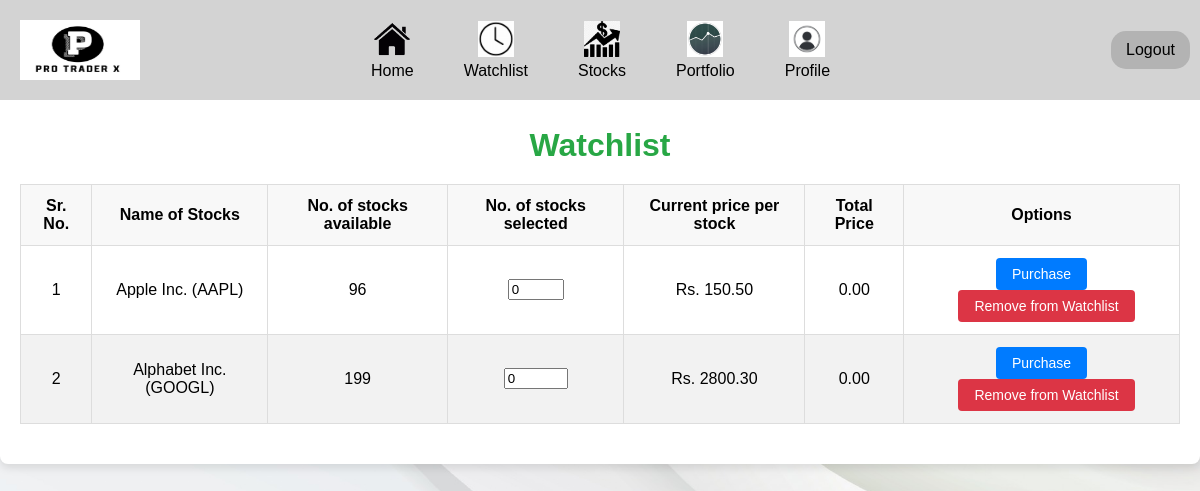
Before: /watchlist/ (signed in) with the older database file.
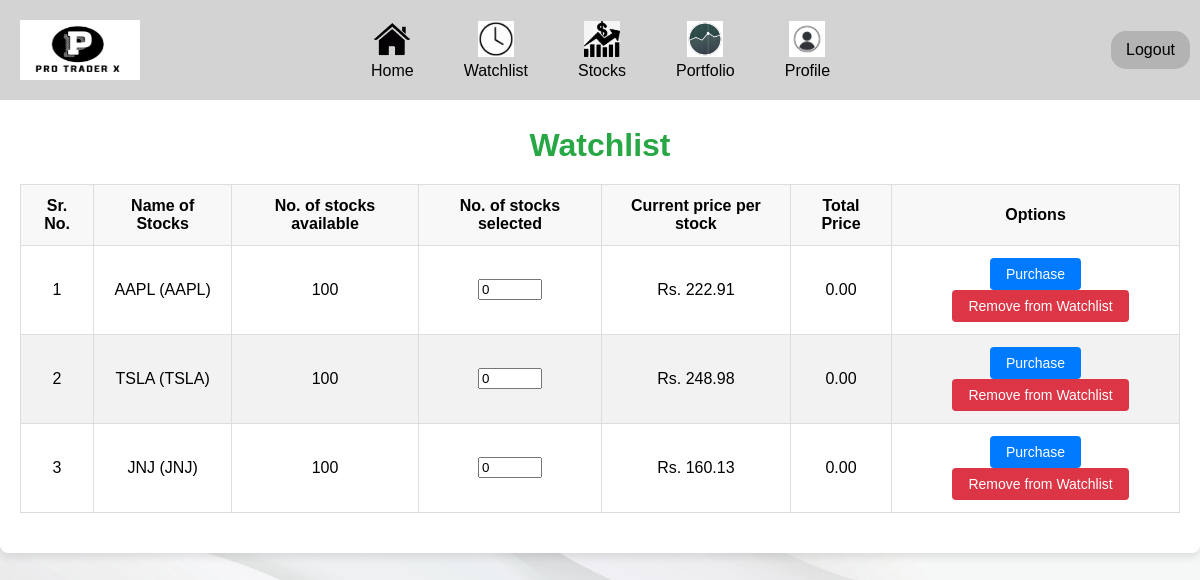
After: the same page with the newer database file.
### stock/models.py (models this page shows, shortened)
class Watchlist(models.Model):
    user = models.ForeignKey(User, on_delete=models.CASCADE, default=None)
    stock = models.ForeignKey(Stock, on_delete=models.CASCADE, default=None)
    added_at = models.DateTimeField(default=timezone.now)
    class Meta:
        unique_together = ('user', 'stock')

class Stock(models.Model):
    symbol = models.CharField(max_length=10, unique=True, default='SYMBL')
    name = models.CharField(max_length=100, default='Default Stock')
    market = models.CharField(max_length=50, default='Unknown Market')
    quantity = models.PositiveIntegerField(default=0)
    current_price = models.DecimalField(max_digits=10, decimal_places=2, default=0.00)
    open_price = models.DecimalField(max_digits=10, decimal_places=2, default=0.00)
    high_price = models.DecimalField(max_digits=10, decimal_places=2, default=0.00)
    low_price = models.DecimalField(max_digits=10, decimal_places=2, default=0.00)
    previous_close = models.DecimalField(max_digits=10, decimal_places=2, default=0.00)
    timestamp = models.DateTimeField(auto_now=True)

### stock/views.py (the view)
# urls.py: path('watchlist/', views.watchlist, name='watchlist'),
@login_required(login_url='/login/')
def watchlist(request):
    user = request.user
    watchlist_items = Watchlist.objects.filter(user=user).select_related('stock')
    return render(request, 'stock/watchlist.html', {'watchlist_items': watchlist_items})

### templates/stock/watchlist.html (shortened to what this page needs)
{% extends './navbar.html' %}
{% load static %}
{% block body %}
<!DOCTYPE html>
<html lang="en">
<head>
    <link rel="stylesheet" href="{% static 'stock/css/watchlist.css' %}" type="text/css" media="screen" >
    <link rel="stylesheet" href="{% static 'stock/css/navbar.css' %}" type="text/css" media="screen" >
</head>
<body style="background-image: url('{% static 'stock/images/bg.jpg' %}');">
    <section class="container">
        <h2 class="heading">Watchlist</h2>
        <table class="stocks-table">
            <thead>
                <tr>
                    <th>Sr. No.</th>
                    <th>Name of Stocks</th>
                    <th>No. of stocks available</th>
                    <th>No. of stocks selected</th>
                    <th>Current price per stock</th>
                    <th>Total Price</th>
                    <th>Options</th>
                </tr>
            </thead>
            <tbody>
                {% for item in watchlist_items %}
                <tr>
                    <td>{{ forloop.counter }}</td>
                    <td>{{ item.stock.name }} ({{ item.stock.symbol }})</td>
                    <td>{{ item.stock.quantity }}</td>
                    <td><input type="number" class="quantity-input" value="0" min="0" max="{{ item.stock.quantity }}"></td>
                    <td>Rs. {{ item.stock.current_price|floatformat:2 }}</td>
                    <td class="total-price" data-stock-id="{{ item.stock.id }}">0.00</td>
                    <td>
                        <button class="purchase-btn" data-stock-id="{{ item.stock.id }}">Purchase</button>
                        <button class="remove-btn" data-stock-id="{{ item.stock.id }}">Remove from Watchlist</button>
                    </td>
                </tr>
                {% empty %}
                <tr>
                    <td colspan="7">No stocks in watchlist.</td>
                </tr>
                {% endfor %}
            </tbody>
        </table>
    </section>
</body>
</html>
{% endblock body %}

### templates/stock/navbar.html
<div class="navbar">
    {% load static %}
    <link rel="stylesheet" href="{% static 'stock/css/navbar.css' %}" type="text/css" media="screen" >
    <div class="logo">
        <img src="{% static 'stock/images/logo.jpg' %}" alt="Pro Trader X Logo">
    </div>
    <ul class="nav-links">
        <li><a href="/"><img src="{% static 'stock/images/home.jpg' %}" alt="Home Icon"><span>Home</span></a></li>
        <li><a href="/watchlist/"><img src="{% static 'stock/images/watchlist.jpg' %}" alt="Watchlist Icon"><span>Watchlist</span></a></li>
        <li><a href="/stocks/"><img src="{% static 'stock/images/stocks.jpg' %}" alt="Stocks Icon"><span>Stocks</span></a></li>
        <li><a href="/portfolio/"><img src="{% static 'stock/images/portfolio.jpg' %}" alt="Portfolio Icon"><span>Portfolio</span></a></li>
        <li><a href="/profile/"><img src="{% static 'stock/images/profile.jpg' %}" alt="Profile Icon"><span>Profile</span></a></li>
    </ul>
    {% if user.is_authenticated %}
        <a href="{% url 'logout' %}" class="login-btn">Logout</a>
    {% else %}
        <a href="{% url 'login' %}" class="login-btn">Login/Register</a>
    {% endif %}
</div>
{% block body %}{% endblock body %}

### static/stock/css/navbar.css (style rules this page uses)
.navbar { display: flex; justify-content: space-between; align-items: center; background-color: #d3d3d3; padding: 10px; height: 80px; flex-wrap: wrap; }
.logo img { width: 80px; height: 60px; display: inline-block; margin-left: 10px; }
.nav-links { list-style: none; display: flex; margin: 0; padding: 0; }
.nav-links li { margin-right: 40px; text-align: center; }
.nav-links a { text-decoration: none; color: #000; font-size: 16px; display: flex; flex-direction: column; align-items: center; }
.nav-links a img { width: 32px; height: 32px; margin-bottom: 5px; }
.login-btn { background-color: #b3b3b3; padding: 10px 15px; border-radius: 15px; text-decoration: none; color: #000; font-size: 16px; display: inline-block; margin-right: 20px; }
@media (min-width: 1024px) { .nav-links li { margin-right: 50px; } }
@media (min-width: 1024px) { .nav-links a img { width: 36px; height: 36px; } }
@media (min-width: 1024px) { .logo img { width: 120px; } }

### static/stock/css/watchlist.css (style rules this page uses)
body { font-family: Arial, sans-serif; background-color: #f4f4f4; background-image: url('../../Public/bg.jpg'); background-size: cover; background-position: center; background-repeat: repeat; margin: 0; padding: 0; }
.navbar { width: 100%; height: 60px; position: absolute; top: 0; left: 0; }
.container { max-width: 1200px; margin: 80px auto; padding: 20px; background-color: #ffffff; box-shadow: 0 4px 8px rgba(0, 0, 0, 0.1); border-radius: 8px; }
.heading { text-align: center; color: #28a745; font-size: 2rem; margin-bottom: 20px; font-weight: bold; }
.stocks-table { width: 100%; border-collapse: collapse; margin-bottom: 20px; }
.stocks-table th, .stocks-table td { border: 1px solid #ddd; padding: 12px; text-align: center; }
.stocks-table th { background-color: #f8f8f8; font-weight: bold; }
.stocks-table tr:nth-child(even) { background-color: #f2f2f2; }
.purchase-btn, .remove-btn { padding: 8px 16px; border: none; border-radius: 4px; cursor: pointer; font-size: 14px; }
.purchase-btn { background-color: #007bff; color: white; }
.remove-btn { background-color: #dc3545; color: white; margin-left: 10px; }

Changed rows visible on the page:
removed Watchlist: stock.name "Apple Inc.", stock.symbol "AAPL", stock.quantity "96", stock.current_price "150.50"
removed Watchlist: stock.name "Alphabet Inc.", stock.symbol "GOOGL", stock.quantity "199", stock.current_price "2800.30"
added Watchlist: stock.name "AAPL", stock.symbol "AAPL", stock.quantity "100", stock.current_price "222.91"
added Watchlist: stock.name "TSLA", stock.symbol "TSLA", stock.quantity "100", stock.current_price "248.98"
added Watchlist: stock.name "JNJ", stock.symbol "JNJ", stock.quantity "100", stock.current_price "160.13"
